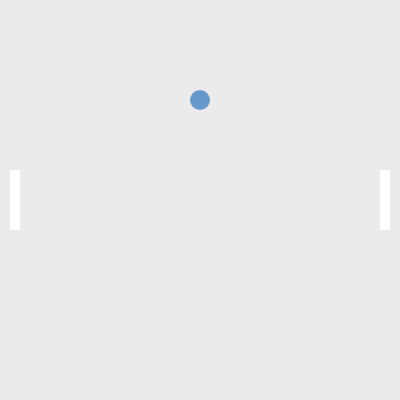
Frame 1 (no input)
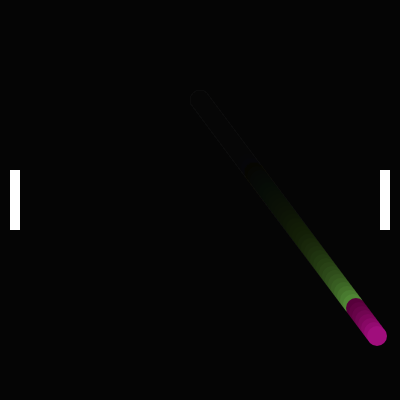
Frame 60 (no input)
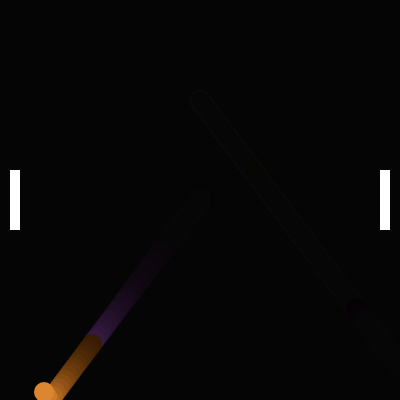
Frame 120 (the mouse pressed at the canvas centre since frame 60)

The p5.js sketch that drew these frames (run headless with seeded random() and noise() and a simulated clock; from frame 60 on, the mouse is pressed at the canvas centre):

// p5.js sketch
// ── sketch.js
let posX = 200;
let posY = 100;
let velX = 3;
let velY = 4;

// Paddle settings
let paddleH = 60;
let paddleW = 10;
let paddleLeftY, paddleRightY;

// Colore della pallina
let ballColorR = 100;
let ballColorG = 150;
let ballColorB = 200;

function setup() {
	createCanvas(400, 400);
	paddleLeftY = height / 2 - paddleH / 2;
	paddleRightY = height / 2 - paddleH / 2;
}

function draw() {
	// Sfondo semi-trasparente per creare la scia
	background(0, 20);

	// Cambia colore ogni frame (gradualmente)
	ballColorR = (ballColorR + 1) % 256;
	ballColorG = (ballColorG + 2) % 256;
	ballColorB = (ballColorB + 3) % 256;

	// Disegna la palla con il colore aggiornato
	fill(ballColorR, ballColorG, ballColorB);
	noStroke();
	ellipse(posX, posY, 20, 20);

	// Muove la palla
	posX += velX;
	posY += velY;

	// Rimbalzo su bordi alto/basso
	if (posY <= 0 || posY >= height) {
		velY *= -1;
	}

	// Paddle sinistro
	fill(255);
	rect(10, paddleLeftY, paddleW, paddleH);

	// Paddle destro
	rect(width - paddleW - 10, paddleRightY, paddleW, paddleH);

	// Controlli paddle sinistro (W / S)
	if (keyIsDown(87)) paddleLeftY -= 5; // W
	if (keyIsDown(83)) paddleLeftY += 5; // S

	// Controlli paddle destro (↑ / ↓)
	if (keyIsDown(UP_ARROW)) paddleRightY -= 5;
	if (keyIsDown(DOWN_ARROW)) paddleRightY += 5;

	// Limiti paddle
	paddleLeftY = constrain(paddleLeftY, 0, height - paddleH);
	paddleRightY = constrain(paddleRightY, 0, height - paddleH);

	// Collisione con paddle sinistro
	if (posX - 10 <= 10 + paddleW && posY > paddleLeftY && posY < paddleLeftY + paddleH) {
		velX *= -1;
		posX = 10 + paddleW + 10;
	}

	// Collisione con paddle destro
	if (posX + 10 >= width - paddleW - 10 && posY > paddleRightY && posY < paddleRightY + paddleH) {
		velX *= -1;
		posX = width - paddleW - 20;
	}

	// Rimbalzo ai bordi laterali → resetta palla al centro
	if (posX < 0 || posX > width) {
		posX = width / 2;
		posY = height / 2;
		velX *= -1;
	}
}
